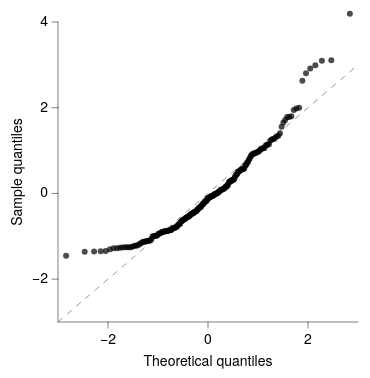

The Vega-Lite source for this figure:
### Vega-Lite specification from a JSON file in a GitHub repository (floating-point values rounded to 4 significant figures; data arrays with more than 128 entries replaced by an {"elided": "..."} marker saying what was removed)
{"background": null, "config": {"arc": {"fill": "#DBDBDB", "fillOpacity": 1.0, "innerRadius": 37.5, "padAngle": 0.03, "stroke": "black", "strokeOpacity": 1, "strokeWidth": 0.25}, "area": {"fill": "#DBDBDB", "fillOpacity": 1.0, "stroke": "black", "strokeOpacity": 1, "strokeWidth": 0.25}, "axis": {"domain": true, "domainCap": "round", "domainColor": "black", "domainWidth": 0.25, "grid": false, "gridCap": "round", "gridColor": "#F1F1F1", "gridDash": [0, 0], "gridOpacity": 1.0, "gridWidth": 0.25, "labelColor": "black", "labelFont": "Helvetica Neue, HelveticaNeue, Helvetica, Arial, sans-serif", "labelFontSize": 7, "labelFontStyle": "normal", "labelFontWeight": 400, "offset": 0, "ticks": true, "tickCap": "round", "tickColor": "black", "tickRound": false, "tickSize": 3, "tickWidth": 0.25, "titleColor": "black", "titleFont": "Helvetica Neue, HelveticaNeue, Helvetica, Arial, sans-serif", "titleFontSize": 7, "titleFontStyle": "normal", "titleFontWeight": 400}, "axisX": {"domain": true, "labelAlign": "center", "labelAngle": 0, "labels": true, "ticks": true, "translate": 0}, "axisY": {"domain": true, "labelAlign": "right", "labelAngle": 0, "labels": true, "ticks": true, "translate": 0}, "axisRight": {"domain": true, "labelAlign": "left", "labelAngle": 0, "labels": true, "ticks": true, "translate": 0}, "axisTop": {"domain": true, "labelAlign": "center", "labelAngle": 0, "labels": true, "ticks": true, "translate": 0}, "axisBand": {"tickOffset": 0}, "bar": {"fill": "#DBDBDB", "fillOpacity": 1.0, "stroke": "black", "strokeOpacity": 1, "strokeWidth": 0.25}, "boxplot": {"size": 13.5, "ticks": {"cornerRadius": 0.25, "fill": "black", "opacity": 1, "size": 6.75, "thickness": 0.25}, "box": {"fillOpacity": 1.0, "stroke": "black", "strokeOpacity": 1, "strokeWidth": 0.25}, "median": {"cornerRadius": 0, "fill": "black", "fillOpacity": 1.0, "opacity": 1, "size": 13.5, "thickness": 0.25}, "rule": {"fill": "black", "fillOpacity": 1.0, "size": 15.0, "stroke": "black", "strokeDash": [0, 0], "strokeOpacity": 1, "strokeWidth": 0.25}, "outliers": {"color": "black", "fill": "black", "fillOpacity": 1.0, "size": 0, "stroke": "black", "strokeOpacity": 1, "strokeWidth": 0.25}}, "circle": {"fill": "black", "fillOpacity": 1.0, "size": 1.875, "stroke": null, "strokeOpacity": 1, "strokeWidth": 0.25}, "errorband": {"band": {"fillOpacity": 0.6, "stroke": null, "strokeWidth": 0.25, "strokeOpacity": 1}, "borders": {"opacity": 0, "strokeOpacity": 0.25, "strokeWidth": 1}}, "errorbar": {"opacity": 1, "rule": {"strokeDash": [0, 0], "strokeWidth": 0.25}, "ticks": {"color": "black", "cornerRadius": 0.125, "opacity": 1, "size": 9.0, "thickness": 0.25}, "thickness": 0.25}, "font": "Helvetica Neue, HelveticaNeue, Helvetica, Arial, sans-serif", "geoshape": {"fill": "#DBDBDB", "fillOpacity": 1.0, "stroke": "black", "strokeOpacity": 1, "strokeWidth": 0.25}, "header": {"labelColor": "black", "labelFont": "Helvetica Neue, HelveticaNeue, Helvetica, Arial, sans-serif", "labelFontSize": 7, "labelFontStyle": "normal", "labelFontWeight": 400, "titleColor": "black", "titleFont": "Helvetica Neue, HelveticaNeue, Helvetica, Arial, sans-serif", "titleFontSize": 7, "titleFontStyle": "normal", "titleFontWeight": 400, "titlePadding": 0}, "legend": {"disable": false, "offset": 4.5, "titlePadding": 4, "labelOffset": 2, "gradientLabelOffset": 2, "gradientLength": 75.0, "gradientThickness": 7.5, "gradientOpacity": 1.0, "gradientStrokeColor": "black", "gradientStrokeWidth": 0.25, "labelColor": "black", "labelFont": "Helvetica Neue, HelveticaNeue, Helvetica, Arial, sans-serif", "labelFontSize": 7, "labelFontStyle": "normal", "labelFontWeight": 400, "strokeColor": "black", "strokeWidth": 0, "symbolSize": 42, "symbolStrokeColor": "black", "symbolStrokeWidth": 0.25, "titleColor": "black", "titleFont": "Helvetica Neue, HelveticaNeue, Helvetica, Arial, sans-serif", "titleFontSize": 7, "titleFontStyle": "normal", "titleFontWeight": 400}, "line": {"color": "black", "stroke": "black", "strokeCap": "butt", "strokeDash": [0, 0], "strokeOpacity": 1, "strokeWidth": 0.5}, "point": {"filled": true, "fill": "#DBDBDB", "fillOpacity": 1.0, "size": 7.5, "stroke": "black", "strokeOpacity": 1, "strokeWidth": 0.25}, "range": {"category": ["#B2B2B2", "#636363", "#4A7CD3", "#008542", "#382864", "#509F98", "#284F93", "#005226", "#A398D6", "#173633"], "diverging": {"scheme": ["#443E60", "#5F597E", "#7C759B", "#9994B6", "#B7B4CC", "#D6D5DC", "#F6F6F6", "#D1DAD9", "#A4C2BF", "#7AA9A4", "#578E89", "#37736E", "#1B5954"]}, "heatmap": {"scheme": ["#32022B", "#43044D", "#4C196E", "#4D338C", "#484DA6", "#3A68BB", "#1D83CA", "#1D9CCB", "#23B5C9", "#28CDC5", "#4DE0B4", "#91EE9F"]}, "ordinal": {"scheme": ["#F1F1F1", "#DBDBDB", "#C6C6C6", "#B2B2B2", "#9D9D9D", "#898989", "#767676", "#636363", "#515151", "#404040", "#2F2F2F", "#1F1F1F"]}, "ramp": {"scheme": ["#32022B", "#43044D", "#4C196E", "#4D338C", "#484DA6", "#3A68BB", "#1D83CA", "#1D9CCB", "#23B5C9", "#28CDC5", "#4DE0B4", "#91EE9F"]}}, "rule": {"color": "black", "stroke": "black", "strokeCap": "round", "strokeDash": [2, 2], "strokeOpacity": 1, "strokeWidth": 0.25}, "scale": {"bandPaddingInner": 0.1, "bandPaddingOuter": 0.1, "round": false}, "rect": {"fill": "#DBDBDB", "fillOpacity": 1.0, "stroke": "black", "strokeOpacity": 1, "strokeWidth": 0.25}, "square": {"fill": "#DBDBDB", "fillOpacity": 1.0, "size": 15.0, "stroke": "black", "strokeOpacity": 1, "strokeWidth": 0.25}, "text": {"color": "black", "font": "Helvetica Neue, HelveticaNeue, Helvetica, Arial, sans-serif", "fontSize": 7, "fontStyle": "normal", "fontWeight": 400}, "tick": {"color": "black", "cornerRadius": 0.125, "opacity": 1.0, "size": 13.5, "thickness": 0.25}, "title": {"anchor": "middle", "frame": "group", "color": "black", "font": "Helvetica Neue, HelveticaNeue, Helvetica, Arial, sans-serif", "fontSize": 7, "fontStyle": "normal", "fontWeight": 400, "subtitleColor": "black", "subtitleFont": "Helvetica Neue, HelveticaNeue, Helvetica, Arial, sans-serif", "subtitleFontSize": "Helvetica Neue, HelveticaNeue, Helvetica, Arial, sans-serif", "subtitleFontStyle": "normal", "subtitleFontWeight": 400}, "trail": {"color": "black", "opacity": 1, "size": 0.5}, "view": {"continuousWidth": 150, "continuousHeight": 150, "discreteWidth": 150, "discreteHeight": 150, "fill": null, "stroke": null, "strokeWidth": 0.25}}, "layer": [{"data": {"name": "data-7ab47033c4fd7b2db19c4791ae4917c2"}, "mark": {"type": "line", "color": "gray", "opacity": 0.8, "strokeDash": [3, 3]}, "encoding": {"x": {"field": "q", "type": "quantitative"}, "y": {"field": "q", "type": "quantitative"}}}, {"data": {"name": "data-60e32e7209cba04fbb8cf2a463427107"}, "mark": {"type": "circle", "opacity": 0.7, "size": 9}, "encoding": {"x": {"field": "theo", "scale": {"domain": [-3, 3], "nice": false}, "title": "Theoretical quantiles", "type": "quantitative"}, "y": {"field": "samp", "scale": {"domain": [-3, 4], "nice": false}, "title": "Sample quantiles", "type": "quantitative"}}}], "$schema": "https://vega.github.io/schema/vega-lite/v6.4.1.json", "datasets": {"data-7ab47033c4fd7b2db19c4791ae4917c2": [{"q": -3.0}, {"q": 3.0}], "data-60e32e7209cba04fbb8cf2a463427107": {"elided": "220 records"}}}
